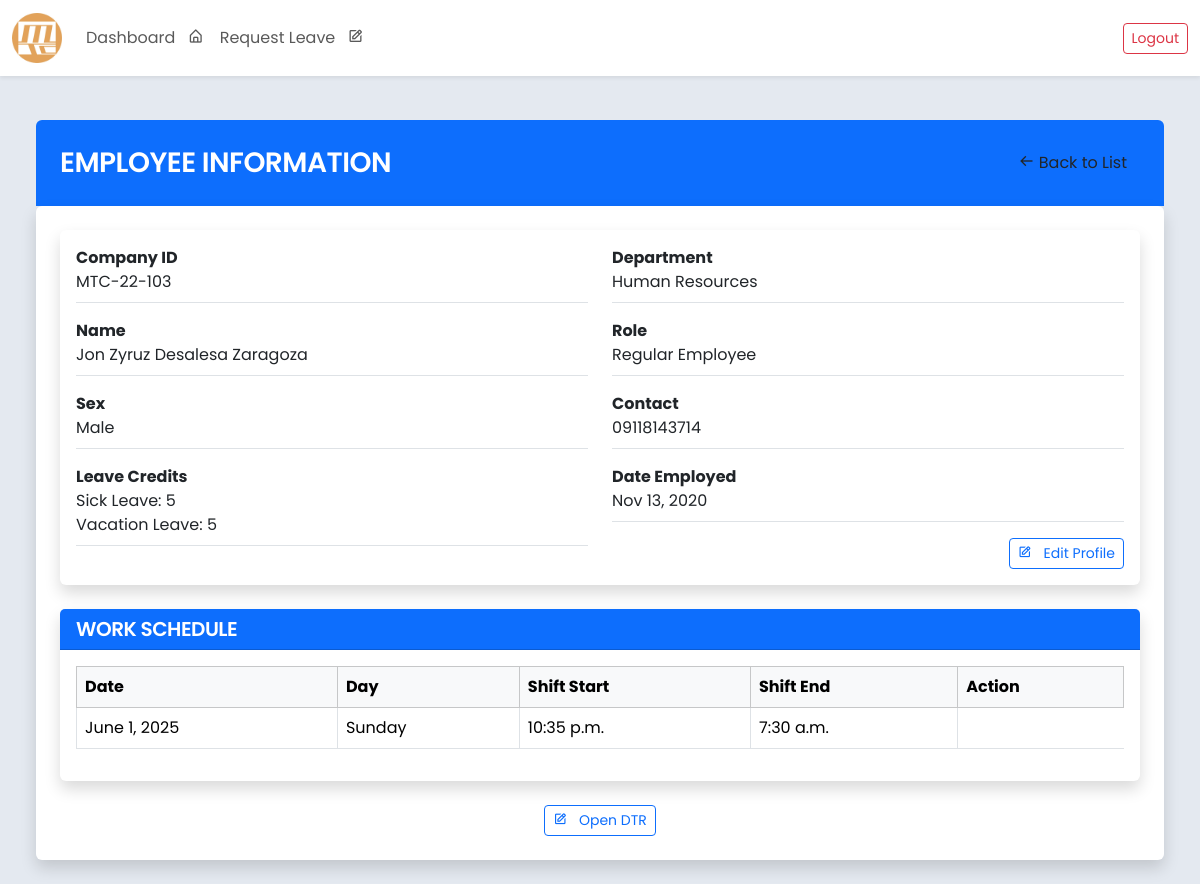
The page /employee/view/22/ (signed in) on the database its author committed.
### core/models.py (models this page shows, shortened)
class Employee(models.Model):
    SEX_CHOICES = [
        ('Male', 'Male'),
        ('Female', 'Female'),
        ('Other', 'Prefer not to Say'),
    ]
    ROLE_CHOICES = [
        ('Regular Employee', 'Regular Employee'),
        ('Department Head', 'Department Head'),
        ('Admin(HR)', 'Admin(HR)'),
        ('Supervisor', 'Supervisor'),
        ('President', 'President')
    ]
    STATUS_CHOICES = [
        ('Active', 'Active'),
        ('Inactive', 'Inactive'),
    ]
    employee_id = models.AutoField(primary_key=True)
    company_id = models.CharField(max_length=20, blank=False, unique=True)
    first_name = models.CharField(max_length=100, blank=False)
    middle_name = models.CharField(max_length=100, blank=True, null=True)
    last_name = models.CharField(max_length=100, blank=False)
    sex = models.CharField(max_length=20, choices=SEX_CHOICES, blank=False)
    role = models.CharField(max_length=20, choices=ROLE_CHOICES, default='Regular Employee', blank=False)
    status = models.CharField(max_length=10, choices=STATUS_CHOICES, default='Active')
    department = models.ForeignKey(
        Department,
        related_name="employees",
        on_delete=models.SET_NULL,
        null=True,
        blank=True
    )
    contact_number = models.CharField(max_length=15, blank=False)
    date_employed = models.DateField()
    leave_credits = models.IntegerField(default=0, blank=False)
    leave_credits2 = models.IntegerField(default=0, blank=False)
    user_account = models.OneToOneField(User, on_delete=models.SET_NULL, null=True, blank=True, related_name='employee')
    class Meta:
        ordering = ['last_name', 'first_name']
        verbose_name = 'Employee'
        verbose_name_plural = 'Employees'
        db_table = 'employee_table'

class Department(models.Model):
    name = models.CharField(max_length=255, unique=True)
    leave_respondents = models.ManyToManyField(
        'Employee',
        related_name='leave_departments',
        blank=True,
        limit_choices_to={'department__isnull': False}
    )
    shift_respondents = models.ManyToManyField(
        'Employee',
        related_name='shift_departments',
        blank=True,
        limit_choices_to={'department__isnull': False}
    )
    def __str__(self):
        return self.name

class Shift(models.Model):
    employee = models.ForeignKey(
        'Employee',
        on_delete=models.CASCADE,
        related_name='shifts'
    )
    department = models.ForeignKey(
        'Department',
        on_delete=models.CASCADE,
        related_name='shifts'
    )
    shift_date = models.DateField(default=timezone.now)
    shift_start = models.TimeField()
    shift_end = models.TimeField()
    class Meta:
        verbose_name = 'Shift'
        verbose_name_plural = 'Shifts'
        db_table = 'shift_table'
        ordering = ['shift_date', 'shift_start']

### core/views.py (the view)
# urls.py: path('employee/view/<int:pk>/', views.view_employee_information, name='employee_information'),
def view_employee_information(request, pk):
    employee = get_object_or_404(Employee, employee_id=pk)
    shifts = Shift.objects.filter(employee=employee).order_by('shift_date', 'shift_start')
    today = date.today()
    start_of_week = today - timedelta(days=today.weekday())  # Monday
    end_of_week = start_of_week + timedelta(days=6)          # Sunday
    context = {
        'employee': employee,
        'shifts': shifts,
        'today': today,
        'start_of_week': start_of_week,
        'end_of_week': end_of_week,
    }
    return render(request, 'view_employee_information.html', context)

### core/templates/view_employee_information.html (shortened to what this page needs)
{% extends "base.html" %}
{% block content %}
<div class="container-fluid" style="max-width: 1200px;">
    <div class="bg-primary p-4 rounded-top">
        <div class="d-flex align-items-center">
            <h3 class="text-white mb-0 flex-grow-1 text-uppercase">Employee Information</h3>
            <a class="btn btn-white " href="{% url 'view_employee_list' %}">
                <i class='bx bx-arrow-back'></i> Back to List
            </a>
        </div>
    </div>
    <div class="bg-white p-4 rounded shadow">
        <div class="card border-0 shadow mb-4">
            <div class="card-body">
                <div class="row g-4">
                    <div class="col-md-6">
                        <div class="d-flex flex-column gap-3">
                            <div class="border-bottom pb-2">
                                <label class="fw-bold ">Company ID</label>
                                <p class="mb-0">{{ employee.company_id }}</p>
                            </div>
                            <div class="border-bottom pb-2">
                                <label class="fw-bold ">Name</label>
                                <p class="mb-0">
                                    {{ employee.first_name }}
                                    {% if employee.middle_name %}{{ employee.middle_name }}{% endif %}
                                    {{ employee.last_name }}
                                </p>
                            </div>
                            <div class="border-bottom pb-2">
                                <label class="fw-bold ">Sex</label>
                                <p class="mb-0">{{ employee.sex }}</p>
                            </div>
                            <div class="border-bottom pb-2">
                                <label class="fw-bold ">Leave Credits</label>
                                <p class="mb-0">Sick Leave: {{ employee.leave_credits }}</p>
                                <p class="mb-0">Vacation Leave: {{ employee.leave_credits2 }}</p>
                            </div>
                        </div>
                    </div>
                    <div class="col-md-6">
                        <div class="d-flex flex-column gap-3">
                            <div class="border-bottom pb-2">
                                <label class="fw-bold ">Department</label>
                                <p class="mb-0">{{ employee.department }}</p>
                            </div>
                            <div class="border-bottom pb-2">
                                <label class="fw-bold ">Role</label>
                                <p class="mb-0">{{ employee.role }}</p>
                            </div>
                            <div class="border-bottom pb-2">
                                <label class="fw-bold ">Contact</label>
                                <p class="mb-0">{{ employee.contact_number }}</p>
                            </div>
                            <div class="border-bottom pb-2">
                                <label class="fw-bold ">Date Employed</label>
                                <p class="mb-0">{{ employee.date_employed|date:"M d, Y" }}</p>
                            </div>
                            <div class="d-flex justify-content-end">
                                <a href="{% url 'employee_edit' employee.employee_id %}" class="btn btn-outline-primary btn-sm">
                                    <i class='bx bx-edit me-2'></i> Edit Profile
                                </a>
                            </div>
                        </div>
                    </div>
                </div>
            </div>
        </div>
        <div class="card border-0 shadow mb-4">
            <div class="card-header bg-primary text-white">
                <h5 class="mb-0 text-uppercase">Work Schedule</h5>
            </div>
            <div class="card-body">
                <table class="table table-bordered table-hover align-middle">
                    <thead class="table-light">
                        <tr>
                            <th>Date</th>
                            <th>Day</th>
                            <th>Shift Start</th>
                            <th>Shift End</th>
                            <th>Action</th>
                        </tr>
                    </thead>
                    <tbody>
                        {% for shift in shifts %}
                        <tr
                        >
                            <td>
                                {{ shift.shift_date }}
                            </td>
                            <td>{{ shift.shift_date|date:"l" }}</td>
                            <td>{{ shift.shift_start }}</td>
                            <td>{{ shift.shift_end }}</td>
                        </tr>
                        {% endfor %}
                    </tbody>
                </table>
            </div>
        </div>
        <div class="d-flex justify-content-center">
            <a href="{% url 'employee_dtr' employee.employee_id %}" class="btn btn-outline-primary btn-sm">
                <i class='bx bx-edit me-2'></i> Open DTR
            </a>
        </div>
    </div>
</div>
{% endblock %}

### core/templates/base.html (style rules this page uses)
body { font-family: 'Poppins', sans-serif; font-size: 1rem; color: #333; background-color:rgb(228, 233, 240); }
h1, h2, h3, h4, h5, h6 { font-weight: 600; letter-spacing: -0.5px; }
label { font-weight: 500; }

### rows shown on the page
Employee: company_id "MTC-22-103", first_name "Jon Zyruz", middle_name "Desalesa", last_name "Zaragoza", sex "Male", leave_credits "5", leave_credits2 "5", department "Human Resources", role "Regular Employee", contact_number "09118143714", date_employed "Nov 13, 2020"
Shift: shift_date "June 1, 2025", shift_date "Sunday", shift_start "10:35 p.m.", shift_end "7:30 a.m."
